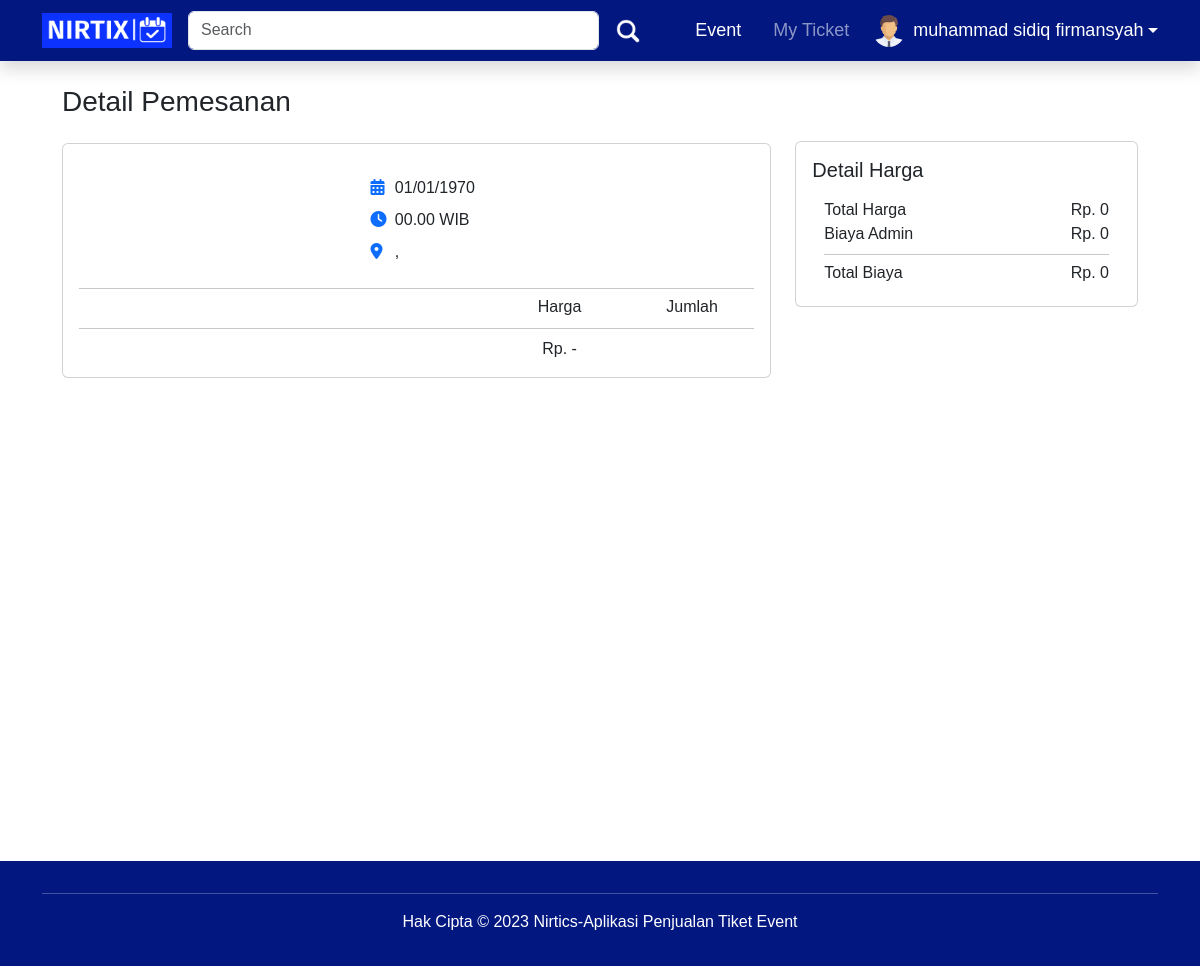
The page /member/detail.php (signed in) on the database as committed earlier.
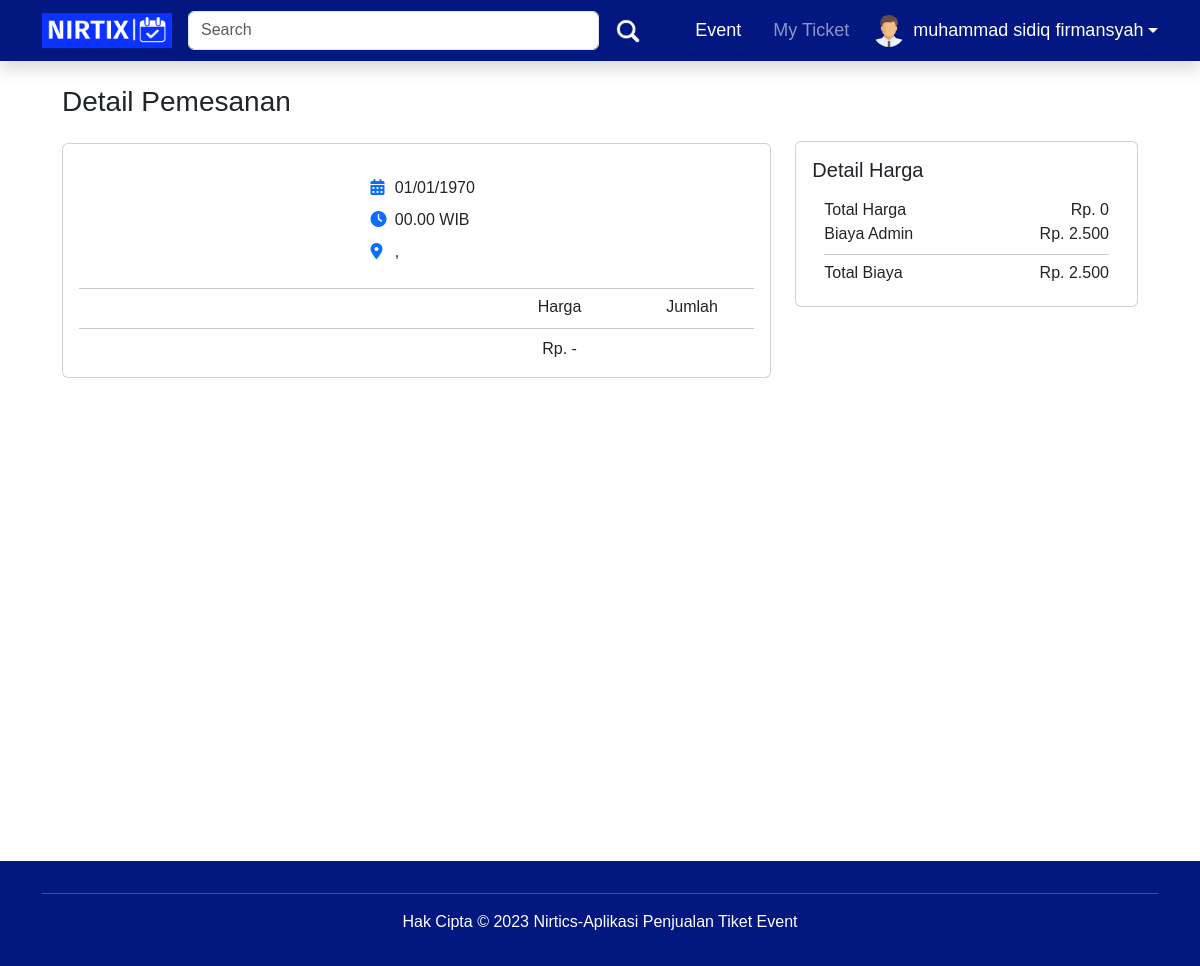
The same page on the database as committed later.
### tables this page shows
CREATE TABLE `user` (
  `id_user` int(5) NOT NULL,
  `fullname` varchar(100) NOT NULL,
  `username` varchar(100) NOT NULL,
  `email` varchar(100) NOT NULL,
  `password` varchar(100) NOT NULL,
  `date_join` datetime DEFAULT NULL,
  `level` enum('admin','user') DEFAULT NULL,
  `no_hp` varchar(15) DEFAULT NULL
);

CREATE TABLE `metode_pembayaran` (
  `id_metode` int(5) NOT NULL,
  `nama` varchar(100) NOT NULL,
  `biaya` decimal(10,0) NOT NULL
);

### member/detail.php (the view, shortened to what this page needs)
<?php
$ses_id = $_SESSION['id'];
$detail = $_SESSION['detail'];
if (!empty($_SESSION['status'])) {
    include "layout/header.php";
    include "../lib/koneksi.php";
?>
    <?php
    $sql = "SELECT * FROM detail_transaksi JOIN event USING(id_event) JOIN tiket using (id_tiket) where id_detail= '$detail'";
    $result = mysqli_query($link, $sql);
    $result1 = mysqli_query($link, "SELECT * FROM metode_pembayaran");
    $data = mysqli_fetch_assoc($result);
    $metode = mysqli_fetch_assoc($result1);
    ?>
    <div class="container" style="max-width: 1100px; height:100vh ">
        <div class="row mx-6">
            <section id="detail" class="col-lg-8">
                <H3 class="pt-4">Detail Pemesanan</H3>
                <div class="py-3">
                    <div class="card">
                        <div class="card-body">
                            <div class="row">
                                <div class="col-5">
                                    <div class="overflow-hidden">
                                    </div>
                                </div>
                                <div class="col-7">
                                    <h5 class="mb-3 fw-medium"><?php echo $data['nama'] ?></h6>
                                        <p class="fs-6 mb-2">
                                            <i class="text-primary fa-solid fa-calendar-days fa-fw pe-3"></i>
                                            <?php echo date("d/m/Y ", strtotime($data['tanggal']))  ?>
                                        </p>
                                        <p class="fs-6 mb-2">
                                            <i class="text-primary fa-solid fa-clock fa-fw pe-3"> </i>
                                            <?php echo date("H.i", strtotime($data['jam'])) ?> WIB
                                        </p>
                                        <p class="fs-6 mb-3">
                                            <i class="text-primary fa-solid fa-location-dot fa-fw pe-3"></i>
                                            <?php echo $data['lokasi'] . ", " . $data['provinsi']   ?>
                                        </p>
                                </div>
                            </div>
                            <hr class="my-2">
                            <div class="row justify-content-end text-center">
                                <div class="col-2 me-3">
                                    <h6>Harga</h6>
                                </div>
                                <div class="col-2 me-3">
                                    <h6>Jumlah</h6>
                                </div>
                            </div>
                            <hr class="mt-1 mb-2">
                            <div class="row justify-content-end text-center">
                                <div class="col-2 me-3">
                                    <?php
                                    echo "Rp. ";
                                    echo ((isset($data['harga'])) ? number_format($data['harga'], 0, ',', '.') : '-');
                                    ?>
                                </div>
                                <div class="col-2 me-3">
                                    <?php echo $data['qty'] ?> </div>
                            </div>
                        </div>
                    </div>
                </div>
            </section>
            <div class="col-4" style="padding-top: 5rem;">
                <div class="card">
                    <div class="card-body">
                        <h5 class="mb-3">Detail Harga</h5>
                        <div class="container">
                            <div class="row">
                                <div class="col-6 me-3">Total Harga </div>
                                <div class="col text-end">
                                    <?php
                                    echo "Rp. ";
                                    echo number_format($data['total'], 0, ',', '.'); ?>
                                </div>
                            </div>
                            <div class="row">
                                <div class="col-6 me-3">Biaya Admin </div>
                                <div class="col text-end">
                                    <?php
                                    echo "Rp. ";
                                    echo number_format($metode['biaya'], 0, ',', '.');
                                    ?>
                                </div>
                            </div>
                            <hr class="my-2">
                            <div class="row">
                                <div class="col">
                                    <h6 class="fw-medium">Total Biaya</h6>
                                </div>
                                <div class="col text-end">
                                    <h6 class="fw-medium">
                                        <?php
                                        echo "Rp. ";
                                        echo number_format(($data['total'] + $metode['biaya']), 0, ',', '.');
                                        ?>
                                    </h6>
                                </div>
                            </div>
                        </div>
                    </div>
                </div>
            </div>
        </div>
    </div>
<?php
    include "layout/footer.php";
} else {
    header('Location: ../login.php');
}
?>

### member/layout/header.php (shortened to what this page needs)
<!DOCTYPE html>
<html lang="en">
<head>
    <link rel="stylesheet" href="layout/stylesheet.css" type="text/css" />
    <link rel="stylesheet" link href="https://cdn.jsdelivr.net/npm/bootstrap@5.3.0/dist/css/bootstrap.min.css">
    <link rel="stylesheet" href="https://cdnjs.cloudflare.com/ajax/libs/font-awesome/6.4.0/css/all.min.css">
</head>
<body>
    <header>
        <?php include "../lib/koneksi.php";
        $query = mysqli_query($link, "SELECT * FROM user where id_user = '$ses_id'");
        $data = mysqli_fetch_assoc($query);
        ?>
        <nav class="navbar navbar-expand-lg navbar-dark shadow">
            <div class="container">
                <a class="navbar-brand col-ms-3" href="index.php">
                    <img src="../assets/logo.png" width="130" height="35">
                </a>
                <form class="d-flex col-5" role="search">
                    <input class="form-control me-1 " type="search" placeholder="Search" aria-label="Search">
                    <button class="btn btn-outline" type="submit">
                        <img src="../assets/search.png" width="24">
                    </button>
                </form>
                <div class="collapse navbar-collapse justify-content-end" id="navbarNav">
                    <ul class="navbar-nav">
                        <li class="nav-item">
                            <a class="nav-link active" aria-current="page" href="#">Event</a>
                        </li>
                        <li class="nav-item">
                            <a class="nav-link" href="#featuredEvent">My Ticket</a>
                        </li>
                        <li class="nav-item my-auto">
                            <div class="dropdown">
                                <a href="#" class="d-flex align-items-center text-white text-decoration-none dropdown-toggle" id="avatar" data-bs-toggle="dropdown" aria-expanded="false">
                                    <img src="../assets/default.png" alt="" width="32" height="32" class="rounded-circle me-2">
                                    <?php echo $data['fullname'] ?>
                                </a>
                            </div>
                        </li>
                    </ul>
                </div>
            </div>
        </nav>
    </header>

### member/layout/footer.php (shortened to what this page needs)
<footer class="py-3 text-center sticky-bottom">
    <div class="container">
        <hr>
        <p>Hak Cipta &copy; 2023 Nirtics-Aplikasi Penjualan Tiket Event</p>
    </div>
</footer>
</body>
</html>

### member/layout/stylesheet.css (style rules this page uses)
.navbar { background-color: #021780; font-size: large; font-weight: 400; }
.navbar .nav-item { padding-left: 1rem; }
.nav-item .active { font-weight: 500; }
footer { background-color: #021780 !important; color: white; }

### member/layout/header.php (style rules this page uses)
body { font-family: 'Poppins', sans-serif; }

Rows that differ between the two databases and show on the page:
added metode_pembayaran: biaya "2.500", $data['total'] + $metode['biaya'] "2.500"
Other text that changed with them:
$metode['biaya']: "0" → (not shown)
$data['total'] + $metode['biaya']: "0" → (not shown)
